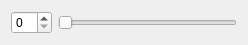
<?xml version="1.0" encoding="UTF-8"?>
<ui version="4.0">
 <class>customizeWidget</class>
 <widget class="QWidget" name="customizeWidget">
  <property name="geometry">
   <rect>
    <x>0</x>
    <y>0</y>
    <width>248</width>
    <height>43</height>
   </rect>
  </property>
  <property name="windowTitle">
   <string>Form</string>
  </property>
  <layout class="QHBoxLayout" name="horizontalLayout">
   <item>
    <widget class="QSpinBox" name="spinBox"/>
   </item>
   <item>
    <widget class="QSlider" name="horizontalSlider">
     <property name="orientation">
      <enum>Qt::Horizontal</enum>
     </property>
    </widget>
   </item>
  </layout>
 </widget>
 <resources/>
 <connections/>
</ui>
